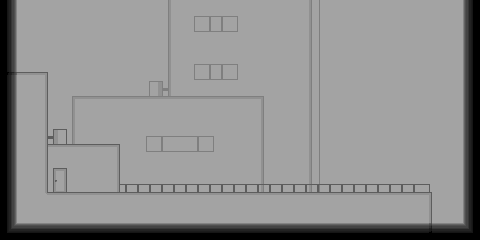

This is a level from a 2D game, rendered from its Tiled map with the project's own tilesets. A one-line summary and the map file follow, with tile-layer data summarised:
An orthogonal 20x10 tile map with 24x24 px tiles, 1 tile layer (Background) and 4 objects (2x wall, floor, roofDoor).

<map version="1.10" tiledversion="1.11.0" orientation="orthogonal" renderorder="right-down" width="20" height="10" tilewidth="24" tileheight="24" infinite="0" nextlayerid="4" nextobjectid="11">
 <editorsettings>
  <export target="../tile/roofTop.json" format="json" />
 </editorsettings>
 <tileset firstgid="1" source="tileSet00.tsx" />
 <layer id="1" name="Background" width="20" height="10">
  <data>[200 cells, 200 non-empty, 18 distinct tile ids]</data>
 </layer>
 <objectgroup id="2" name="NoPassing">
  <object id="3" name="floor" x="48" y="192" width="384" height="24" />
  <object id="7" name="wall" x="0" y="72" width="48" height="144" />
  <object id="8" name="wall" x="432" y="120" width="24" height="96" />
 </objectgroup>
 <objectgroup id="3" name="Interaction">
  <object id="10" name="roofDoor" x="53" y="168" width="13.9744" height="24">
   <properties>
    <property name="SE" value="doorOpen" />
   </properties>
  </object>
 </objectgroup>
</map>
